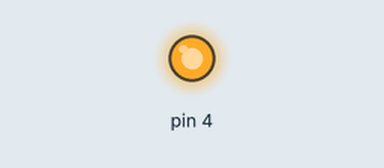
A sketch run on a simulated Arduino Uno, built with avr-gcc and run on an emulated ATmega328P. On the bench: output pins drawn as LEDs (lit = HIGH).

Above: at 0.5 s.
At 6.0 s:
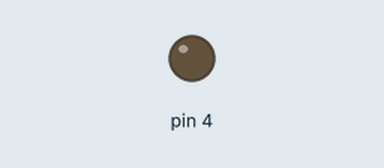
Timing chart, 0 to 14.3 s (numbered marks = the images above):
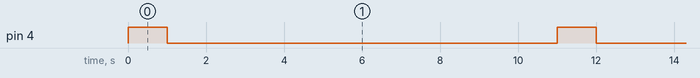

Measured:
- by itself, pin 4: alternates HIGH for 1.0 s and LOW for 10.0 s

The sketch:

relay_test.ino
```cpp
void setup() {
  // put your setup code here, to run once:
  pinMode(4,OUTPUT);


}

void loop() {
  // put your main code here, to run repeatedly:
digitalWrite(4,1);
delay(1000);
digitalWrite(4,0);
delay(10000);
}
```
